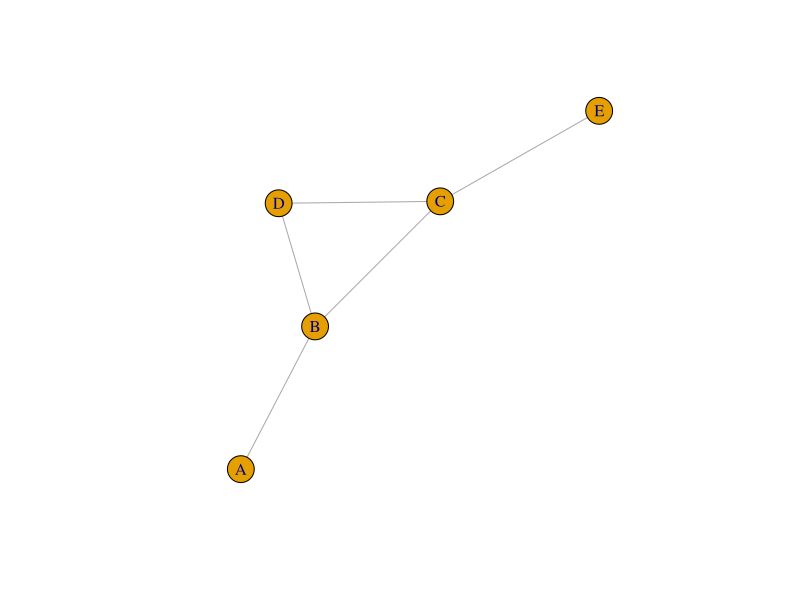
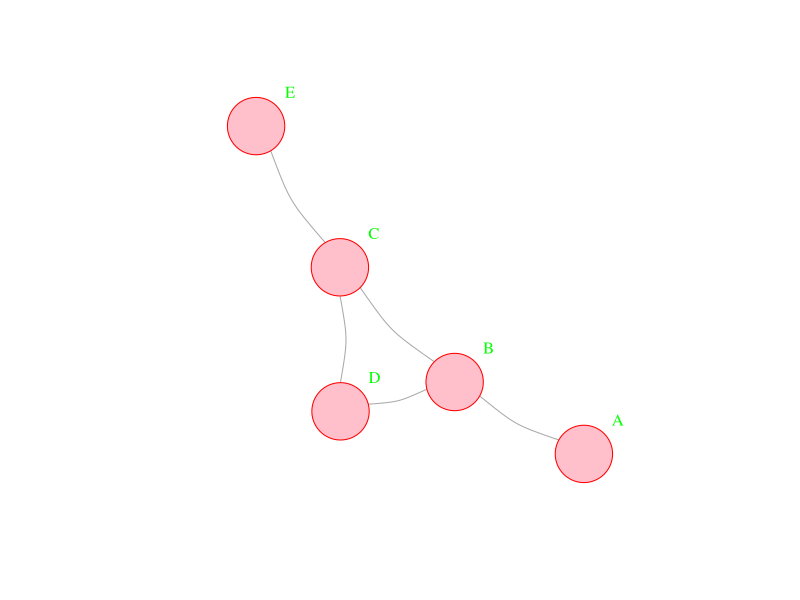
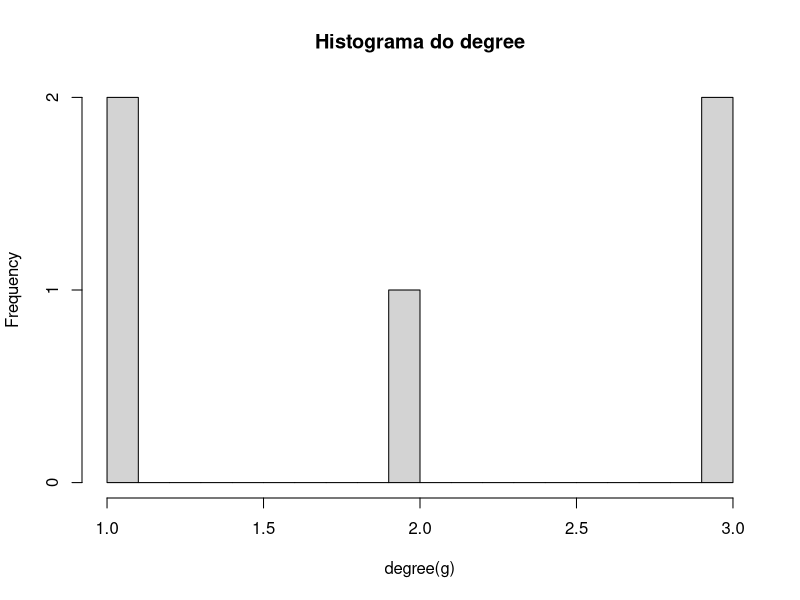
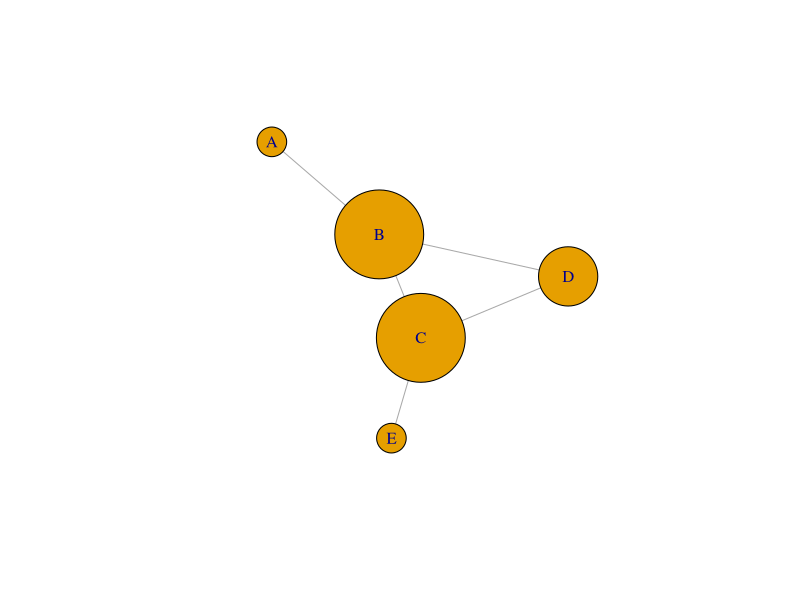
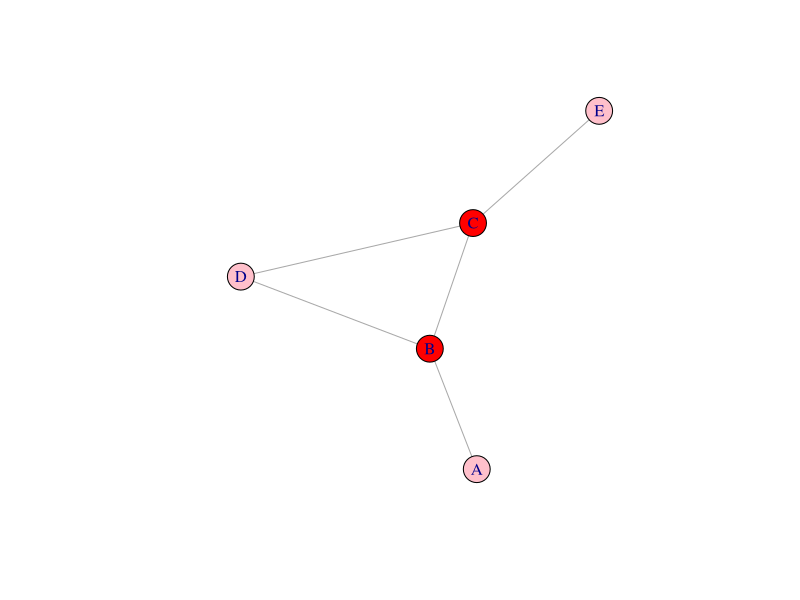
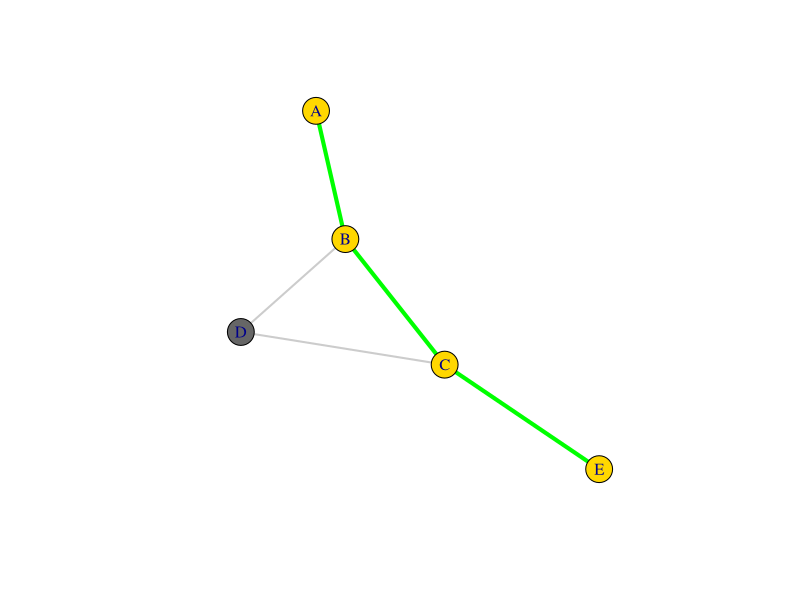

Source code (R) for these figures, in order:
##################################################
# INSTALANDO BIBLIOTECAS CASO AINDA NAO AS TENHA #
##################################################

install.packages ("igraph")

##########################
# CARREGANDO BIBLIOTECAS #
##########################

library (igraph)
library(tidyverse)


#########################
# NOSSO EXEMPLO NA MAO  #
#########################

# desenhando a rede do exemplo
g <- graph(edges = c("A","B",  "B","C",  "B","D",  "D","C", "C","E"), directed = F)


#vendo os nos (entidades / vertices)
V(g)

#vendo os links (edges)
E(g)

# esses sao informacoes que estao dentro do objeto igraph e que podem conter mais 
# informacoes, por exemplo, pesos
# inserindo pesos no meu grafo (neste caso, todas 1)
V(g)$weight  <- c(1,1,1,1,1)

# observando os atributos carregados
g
# observe que agora temos o atributo weight (v/n) - referente ao vertice (no/entidade) 
# e que eh n de numerico


#######################
# Plotando  meu grafo #
#######################
plot(g)


#######################
# Firulando meu grafo #
#######################

# exemplo com firulas
plot(g, vertex.color="pink", vertex.size=35, 
     vertex.frame.color="red", vertex.label.color="green", 
     vertex.label.cex=1, vertex.label.dist=4, edge.curved=0.2) 


#' firulas nos grafos
#' vertex.color="pink" --------- cor do no
#' vertex.size=35 -------------- tamanho do no
#' vertex.frame.color="red" ---- cor da borda do no
#' vertex.label.color="green" -- cor da label
#' vertex.label.cex=1 ---------- tamanho da label
#' vertex.label.dist=4 --------- tamanho da label
#' edge.curved=0.2 ------------- intensidade da curva



######################
# Extraindo metricas #
######################

### metricas da rede (geral)
#densidade do grafo
edge_density(g)

#diametro da rede
diameter(g)

#raio da rede
radius(g)

#comprimeiro medio do caminho
mean_distance(g)



### metrica dos nos (vertices)

# degree
degree(g)
# o degree ponderado eh dado pelo argumento strength(g, weights= V(g)$weight)

# histograma dos degrees (caso queira ver a distribuicao, como vimos no Gephi)
hist(degree(g), breaks=15, main="Histograma do degree")

# clustering coeficient
transitivity(g, type = "local")

#closeness
closeness(g, mode="all", weights=NA, normalized=T) 
# no caso do normalized=T, lembre-se que será como 
# no Gephi... 1/ (media dos caminhos curtos saindo desse no) 
# logo, quanto menor mais "rapido" o no desloca a qualquer outro no
closeness(g, mode="all", weights=NA)  #o default eh normalized=F
# no caso do normalized=F, O divide o valor do comando anterior gerou
# dividido pelo numero de caminhos curtos 

# betweeness
betweenness(g, directed=F, weights=NA)

# excentricidade
eccentricity(g)

# o famoso e tao desejado bridge (ponte ou ponto de articulacao)
articulation.points(g)

##################################################
# Com visualizar todas as medidas num data frame #
##################################################
## voce tem que armazenar as medidas como atributos
# armazenando todas as medidas e transformando em data frame

V(g)$degree <- degree(g)
V(g)$cc <- transitivity(g, type = "local")
V(g)$closeness <- closeness(g, mode="all", weights=NA, normalized=T) 
V(g)$betweenneess <-betweenness(g, directed=F, weights=NA)
V(g)$excentricidade <-eccentricity(g)
V(g)$bridge <- 0
V(g)$bridge[ articulation_points(g) ] <- 1

tabela_nos <- igraph::as_data_frame(g, what="vertices")



############################################
# Firulas que ajudam a contar historias!!  #
############################################


############################################
# Firulando meu grafo a partir das medidas #
############################################

# para plotar aumentando o tamanho dos nos a partir do degree, por exemplo
degree_nos <- degree(g, mode="all") #aqui simplesmente dei um nome pro objeto degree
plot(g, vertex.size=degree_nos*20) #coloquei o tamanho do no a partir do valor do 
#degree vezes 9 (eu que escolhi, para ficar mais visivel)

# posso, por exemplo, pintar de outra cor os nos que sao pontes
V(g)$color <- "pink"
V(g)$color[ articulation_points(g) ] <- "red"
plot(g, layout = layout.fruchterman.reingold)



##############################################
# Olhem isso que legal e facilitador da vida #
#          caminhos curtos                   #
##############################################

# tamanho das distancias mais curtas entre nos
distances(g, weights=NA) # ignora pesos, caso os tenha



#desenhando distancias entre dois pontos (que eu especifico) - olha que animal
caminho_curto <- shortest_paths(g, 
                                from = V(g)[name=="A"], 
                                to  = V(g)[name=="E"],
                                output = "both") # both representa nos e links

# Gerando a variavel de cor da borda para tracar o caminho mais curto:
ecol <- rep("gray80", ecount(g))
ecol[unlist(caminho_curto$epath)] <- "green"

# Gerando variavel de largura do link para plotar o caminho mais curto:
ew <- rep(2, ecount(g))
ew[unlist(caminho_curto$epath)] <- 4

# Gerando variavel de cor do no para plotar o caminho mais curto:
vcol <- rep("gray40", vcount(g))
vcol[unlist(caminho_curto$vpath)] <- "gold"

# agora plotando com as marcacoes geradas
plot(g, vertex.color=vcol, edge.color=ecol, edge.width=ew)
